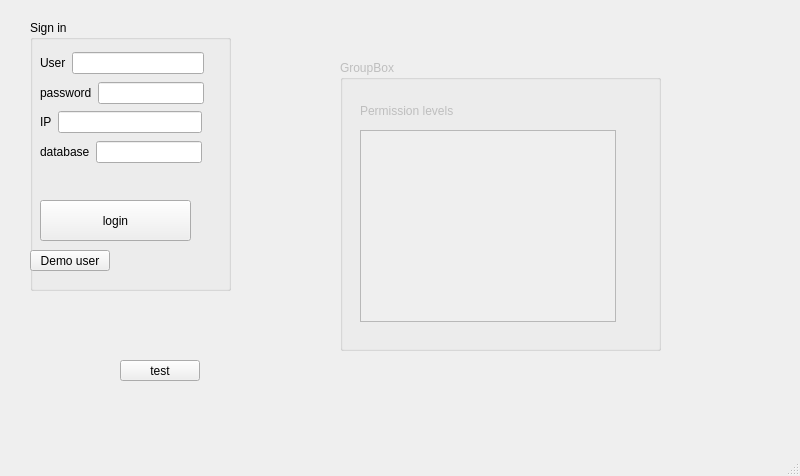
<?xml version="1.0" encoding="UTF-8"?>
<ui version="4.0">
 <class>MainWindow</class>
 <widget class="QMainWindow" name="MainWindow">
  <property name="geometry">
   <rect>
    <x>0</x>
    <y>0</y>
    <width>800</width>
    <height>476</height>
   </rect>
  </property>
  <property name="windowTitle">
   <string>IssueTracker</string>
  </property>
  <widget class="QWidget" name="centralwidget">
   <widget class="QGroupBox" name="groupBox">
    <property name="geometry">
     <rect>
      <x>30</x>
      <y>20</y>
      <width>201</width>
      <height>271</height>
     </rect>
    </property>
    <property name="title">
     <string>Sign in</string>
    </property>
    <widget class="QPushButton" name="pushButton_login">
     <property name="geometry">
      <rect>
       <x>10</x>
       <y>180</y>
       <width>151</width>
       <height>41</height>
      </rect>
     </property>
     <property name="styleSheet">
      <string notr="true"/>
     </property>
     <property name="text">
      <string>login</string>
     </property>
    </widget>
    <widget class="QPushButton" name="pushButton_2">
     <property name="geometry">
      <rect>
       <x>0</x>
       <y>230</y>
       <width>80</width>
       <height>21</height>
      </rect>
     </property>
     <property name="text">
      <string>Demo user</string>
     </property>
    </widget>
    <widget class="QWidget" name="layoutWidget">
     <property name="geometry">
      <rect>
       <x>10</x>
       <y>90</y>
       <width>162</width>
       <height>24</height>
      </rect>
     </property>
     <layout class="QHBoxLayout" name="horizontalLayout_3">
      <item>
       <widget class="QLabel" name="label_3">
        <property name="tabletTracking">
         <bool>false</bool>
        </property>
        <property name="text">
         <string>IP</string>
        </property>
       </widget>
      </item>
      <item>
       <widget class="QLineEdit" name="lineEdit_ip">
        <property name="tabletTracking">
         <bool>false</bool>
        </property>
       </widget>
      </item>
     </layout>
    </widget>
    <widget class="QWidget" name="layoutWidget_2">
     <property name="geometry">
      <rect>
       <x>10</x>
       <y>120</y>
       <width>162</width>
       <height>24</height>
      </rect>
     </property>
     <layout class="QHBoxLayout" name="horizontalLayout_4">
      <item>
       <widget class="QLabel" name="label_4">
        <property name="text">
         <string>database</string>
        </property>
       </widget>
      </item>
      <item>
       <widget class="QLineEdit" name="lineEdit_database"/>
      </item>
     </layout>
    </widget>
    <widget class="QWidget" name="layoutWidget">
     <property name="geometry">
      <rect>
       <x>10</x>
       <y>30</y>
       <width>164</width>
       <height>56</height>
      </rect>
     </property>
     <layout class="QVBoxLayout" name="verticalLayout">
      <item>
       <layout class="QHBoxLayout" name="horizontalLayout">
        <item>
         <widget class="QLabel" name="label">
          <property name="text">
           <string>User</string>
          </property>
         </widget>
        </item>
        <item>
         <widget class="QLineEdit" name="lineEdit_user"/>
        </item>
       </layout>
      </item>
      <item>
       <layout class="QHBoxLayout" name="horizontalLayout_2">
        <item>
         <widget class="QLabel" name="label_2">
          <property name="text">
           <string>password</string>
          </property>
         </widget>
        </item>
        <item>
         <widget class="QLineEdit" name="lineEdit_password"/>
        </item>
       </layout>
      </item>
     </layout>
    </widget>
   </widget>
   <widget class="QGroupBox" name="groupBox_2">
    <property name="enabled">
     <bool>false</bool>
    </property>
    <property name="geometry">
     <rect>
      <x>340</x>
      <y>60</y>
      <width>321</width>
      <height>291</height>
     </rect>
    </property>
    <property name="autoFillBackground">
     <bool>false</bool>
    </property>
    <property name="title">
     <string>GroupBox</string>
    </property>
    <property name="checkable">
     <bool>false</bool>
    </property>
    <widget class="QLabel" name="label_5">
     <property name="geometry">
      <rect>
       <x>20</x>
       <y>40</y>
       <width>101</width>
       <height>21</height>
      </rect>
     </property>
     <property name="text">
      <string>Permission levels</string>
     </property>
    </widget>
    <widget class="QListView" name="listView">
     <property name="geometry">
      <rect>
       <x>20</x>
       <y>70</y>
       <width>256</width>
       <height>192</height>
      </rect>
     </property>
    </widget>
   </widget>
   <widget class="QPushButton" name="pushButton">
    <property name="geometry">
     <rect>
      <x>120</x>
      <y>360</y>
      <width>80</width>
      <height>21</height>
     </rect>
    </property>
    <property name="text">
     <string>test</string>
    </property>
   </widget>
  </widget>
  <widget class="QStatusBar" name="statusbar"/>
 </widget>
 <tabstops>
  <tabstop>lineEdit_user</tabstop>
  <tabstop>lineEdit_password</tabstop>
  <tabstop>lineEdit_ip</tabstop>
  <tabstop>lineEdit_database</tabstop>
  <tabstop>pushButton_login</tabstop>
  <tabstop>pushButton_2</tabstop>
  <tabstop>listView</tabstop>
 </tabstops>
 <resources/>
 <connections/>
</ui>
